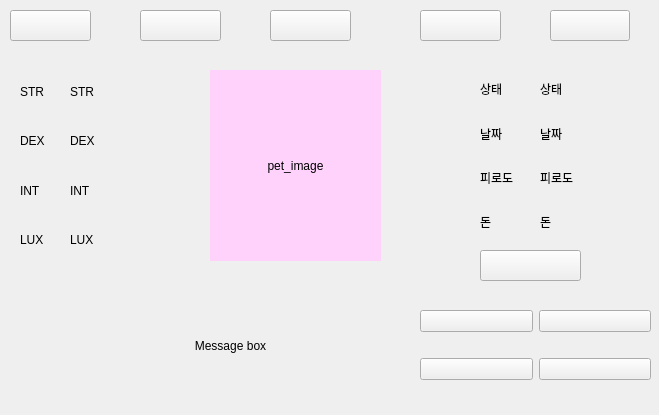
<?xml version="1.0" encoding="UTF-8"?>
<ui version="4.0">
 <class>Game_window</class>
 <widget class="QWidget" name="Game_window">
  <property name="geometry">
   <rect>
    <x>0</x>
    <y>0</y>
    <width>659</width>
    <height>415</height>
   </rect>
  </property>
  <property name="windowTitle">
   <string>Form</string>
  </property>
  <widget class="QPushButton" name="quit_button">
   <property name="geometry">
    <rect>
     <x>550</x>
     <y>10</y>
     <width>80</width>
     <height>31</height>
    </rect>
   </property>
   <property name="text">
    <string/>
   </property>
  </widget>
  <widget class="QPushButton" name="save_button">
   <property name="geometry">
    <rect>
     <x>420</x>
     <y>10</y>
     <width>81</width>
     <height>31</height>
    </rect>
   </property>
   <property name="text">
    <string/>
   </property>
  </widget>
  <widget class="QWidget" name="meesage" native="true">
   <property name="geometry">
    <rect>
     <x>30</x>
     <y>280</y>
     <width>401</width>
     <height>101</height>
    </rect>
   </property>
   <widget class="QLabel" name="label_7">
    <property name="geometry">
     <rect>
      <x>120</x>
      <y>40</y>
      <width>161</width>
      <height>51</height>
     </rect>
    </property>
    <property name="text">
     <string>Message box</string>
    </property>
    <property name="alignment">
     <set>Qt::AlignCenter</set>
    </property>
   </widget>
  </widget>
  <widget class="QPushButton" name="market">
   <property name="geometry">
    <rect>
     <x>10</x>
     <y>10</y>
     <width>81</width>
     <height>31</height>
    </rect>
   </property>
   <property name="text">
    <string/>
   </property>
  </widget>
  <widget class="QPushButton" name="mini_game">
   <property name="geometry">
    <rect>
     <x>270</x>
     <y>10</y>
     <width>81</width>
     <height>31</height>
    </rect>
   </property>
   <property name="text">
    <string/>
   </property>
  </widget>
  <widget class="QLabel" name="label">
   <property name="geometry">
    <rect>
     <x>210</x>
     <y>70</y>
     <width>171</width>
     <height>191</height>
    </rect>
   </property>
   <property name="styleSheet">
    <string notr="true">background-color: rgb(255, 210, 251);</string>
   </property>
   <property name="text">
    <string>pet_image</string>
   </property>
   <property name="alignment">
    <set>Qt::AlignCenter</set>
   </property>
  </widget>
  <widget class="QWidget" name="verticalLayoutWidget">
   <property name="geometry">
    <rect>
     <x>20</x>
     <y>70</y>
     <width>41</width>
     <height>191</height>
    </rect>
   </property>
   <layout class="QVBoxLayout" name="stat">
    <item>
     <widget class="QLabel" name="STR">
      <property name="text">
       <string>STR</string>
      </property>
     </widget>
    </item>
    <item>
     <widget class="QLabel" name="DEX">
      <property name="text">
       <string>DEX</string>
      </property>
     </widget>
    </item>
    <item>
     <widget class="QLabel" name="INT">
      <property name="text">
       <string>INT</string>
      </property>
     </widget>
    </item>
    <item>
     <widget class="QLabel" name="LUX">
      <property name="text">
       <string>LUX</string>
      </property>
     </widget>
    </item>
   </layout>
  </widget>
  <widget class="QPushButton" name="inventory">
   <property name="geometry">
    <rect>
     <x>140</x>
     <y>10</y>
     <width>81</width>
     <height>31</height>
    </rect>
   </property>
   <property name="text">
    <string/>
   </property>
  </widget>
  <widget class="QWidget" name="verticalLayoutWidget_2">
   <property name="geometry">
    <rect>
     <x>480</x>
     <y>70</y>
     <width>51</width>
     <height>171</height>
    </rect>
   </property>
   <layout class="QVBoxLayout" name="verticalLayout">
    <item>
     <widget class="QLabel" name="label_5">
      <property name="text">
       <string>상태</string>
      </property>
     </widget>
    </item>
    <item>
     <widget class="QLabel" name="label_4">
      <property name="text">
       <string>날짜</string>
      </property>
     </widget>
    </item>
    <item>
     <widget class="QLabel" name="label_2">
      <property name="text">
       <string>피로도</string>
      </property>
     </widget>
    </item>
    <item>
     <widget class="QLabel" name="label_3">
      <property name="text">
       <string>돈</string>
      </property>
     </widget>
    </item>
   </layout>
  </widget>
  <widget class="QPushButton" name="pushButton_8">
   <property name="geometry">
    <rect>
     <x>480</x>
     <y>250</y>
     <width>101</width>
     <height>31</height>
    </rect>
   </property>
   <property name="text">
    <string/>
   </property>
  </widget>
  <widget class="QWidget" name="layoutWidget">
   <property name="geometry">
    <rect>
     <x>420</x>
     <y>290</y>
     <width>231</width>
     <height>111</height>
    </rect>
   </property>
   <layout class="QGridLayout" name="gridLayout">
    <item row="1" column="0">
     <widget class="QPushButton" name="pushButton_7">
      <property name="text">
       <string/>
      </property>
     </widget>
    </item>
    <item row="1" column="1">
     <widget class="QPushButton" name="pushButton_5">
      <property name="text">
       <string/>
      </property>
     </widget>
    </item>
    <item row="0" column="0">
     <widget class="QPushButton" name="pushButton_4">
      <property name="text">
       <string/>
      </property>
     </widget>
    </item>
    <item row="0" column="1">
     <widget class="QPushButton" name="pushButton_6">
      <property name="text">
       <string/>
      </property>
     </widget>
    </item>
   </layout>
  </widget>
  <widget class="QWidget" name="verticalLayoutWidget_3">
   <property name="geometry">
    <rect>
     <x>70</x>
     <y>70</y>
     <width>41</width>
     <height>191</height>
    </rect>
   </property>
   <layout class="QVBoxLayout" name="stat_2">
    <item>
     <widget class="QLabel" name="STR_2">
      <property name="text">
       <string>STR</string>
      </property>
     </widget>
    </item>
    <item>
     <widget class="QLabel" name="DEX_2">
      <property name="text">
       <string>DEX</string>
      </property>
     </widget>
    </item>
    <item>
     <widget class="QLabel" name="INT_2">
      <property name="text">
       <string>INT</string>
      </property>
     </widget>
    </item>
    <item>
     <widget class="QLabel" name="LUX_2">
      <property name="text">
       <string>LUX</string>
      </property>
     </widget>
    </item>
   </layout>
  </widget>
  <widget class="QWidget" name="verticalLayoutWidget_4">
   <property name="geometry">
    <rect>
     <x>540</x>
     <y>70</y>
     <width>51</width>
     <height>171</height>
    </rect>
   </property>
   <layout class="QVBoxLayout" name="verticalLayout_2">
    <item>
     <widget class="QLabel" name="label_6">
      <property name="text">
       <string>상태</string>
      </property>
     </widget>
    </item>
    <item>
     <widget class="QLabel" name="label_8">
      <property name="text">
       <string>날짜</string>
      </property>
     </widget>
    </item>
    <item>
     <widget class="QLabel" name="label_9">
      <property name="text">
       <string>피로도</string>
      </property>
     </widget>
    </item>
    <item>
     <widget class="QLabel" name="label_10">
      <property name="text">
       <string>돈</string>
      </property>
     </widget>
    </item>
   </layout>
  </widget>
 </widget>
 <resources/>
 <connections/>
</ui>
